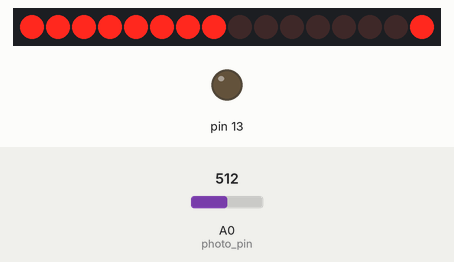
Simulated run of this sketch. Board: Arduino Uno, built with avr-gcc and run on an emulated ATmega328P. On the bench: 16 shift-register outputs drawn as a row of LEDs (first output left, lit = HIGH), output pins drawn as LEDs (lit = HIGH). Wiring (inferred from the names in the program): 2 × shift register (74HC595): data pin 11; shift clock pin 12; latch pin 8. Wiring (inferred from the signals the program sends): row of LEDs: on Q0, Q1, Q2, Q3, Q4, Q5, Q6, Q7, Q8, Q9, Q10, Q11, Q12, Q13, Q14, Q15. The test bench sets the inputs (shaded band); at power-on: A0 (photo_pin) = 512. Pins used as bus, display or sensor lines are not drawn.

Above: at 1.2 s.
1.3 s: A0 (photo_pin) set to 641
2.8 s: A0 (photo_pin) set to 669
At 3.5 s:
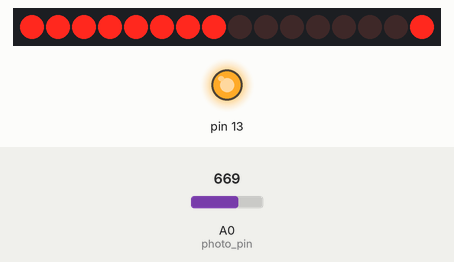
4.3 s: A0 (photo_pin) set to 541
5.8 s: A0 (photo_pin) set to 512
At 7.0 s:
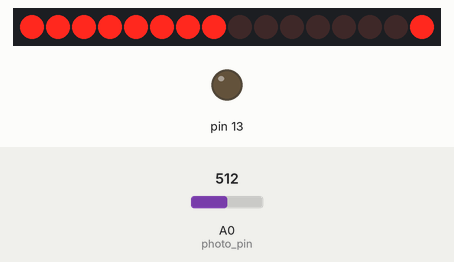
7.3 s: A0 (photo_pin) set to 716
At 8.1 s:
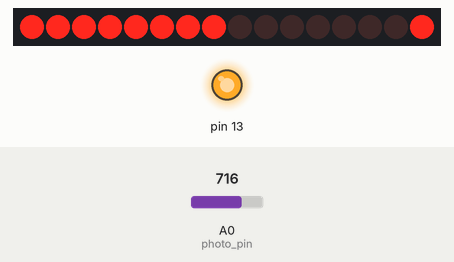
Timing chart, 0 to 9.8 s (numbered marks = the images above; inputs shaded):
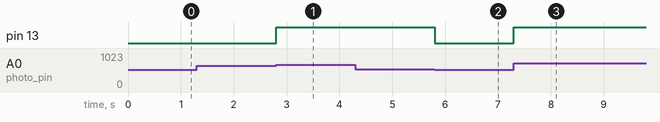

The sketch:

matrix_morse.ino
```cpp
//Пин подключен к ST_CP (12) входу 74HC595
int latchPin = 8;
//Пин подключен к SH_CP (11) входу 74HC595
int clockPin = 12;
//Пин подключен к DS (14) входу 74HC595
int dataPin = 11;

int photo_pin = 0;

int letter_number = 55;
int pin_value = 0;
int last_pin_value = 0;
int change_value = 140;
int bitsToSend = 0;

unsigned long ledTime = 0;
unsigned long darkTime = 0;
unsigned long timeDiff = 0;

const int dot = 500;
const int approx = 100;
int dash = dot*3;
int symbolInterval = dot;
int letterInterval = 3*dot;
int wordInterval = 7*dot;

int letter = 0;
int dot_symbol = 1;
int dash_symbol = 2;

static byte letters[][8] = {
  { B01110, B10001, B10001, B11111, B10001, B10001, B10001, B00000 }, //A
  { B11110, B10000, B10000, B11110, B10001, B10001, B11110, B00000 }, //Б
  { B11110, B10001, B10001, B11110, B10001, B10001, B11110, B00000 }, //B
  { B11111, B10001, B10000, B10000, B10000, B10000, B10000, B00000 }, //Г
  { B01110, B01010, B01010, B01010, B01010, B11111, B10001, B00000 }, //Д
  { B11111, B10000, B10000, B11110, B10000, B10000, B11111, B00000 }, //E
  { B10101, B10101, B10101, B01110, B10101, B10101, B10101, B00000 }, //Ж
  { B01110, B10001, B00001, B01110, B00001, B10001, B01110, B00000 }, //З
  { B10001, B10001, B10011, B10101, B11001, B10001, B10001, B00000 }, //И
  { B10101, B10101, B10011, B10101, B11001, B10001, B10001, B00000 }, //Й
  { B10001, B10010, B10100, B11000, B10100, B10010, B10001, B00000 }, //K
  { B00111, B01001, B01001, B01001, B01001, B01001, B10001, B00000 }, //Л
  { B10001, B11011, B10101, B10101, B10001, B10001, B10001, B00000 }, //M
  { B10001, B10001, B10001, B11111, B10001, B10001, B10001, B00000 }, //H
  { B01110, B10001, B10001, B10001, B10001, B10001, B01110, B00000 }, //O
  { B11111, B10001, B10001, B10001, B10001, B10001, B10001, B00000 }, //П
  { B11110, B10001, B10001, B11110, B10000, B10000, B10000, B00000 }, //P
  { B01110, B10001, B10000, B10000, B10000, B10000, B10001, B01110 }, //C
  { B11111, B00100, B00100, B00100, B00100, B00100, B00100, B00000 }, //T
  { B10001, B10001, B10001, B01111, B00001, B10001, B01110, B00000 }, //У
  { B01110, B10101, B10101, B10101, B01110, B00100, B00100, B00000 },//Ф
  { B10001, B10001, B01010, B00100, B01010, B10001, B10001, B00000 }, //X
  { B10001, B10001, B10001, B10001, B10001, B10001, B11111, B00001 },//Ц
  { B10001, B10001, B10001, B01111, B00001, B00001, B00001, B00000 },//Ч
  { B10101, B10101, B10101, B10101, B10101, B10101, B11111, B00000 },//Ш
  { B10101, B10101, B10101, B10101, B10101, B10101, B11111, B00001 },//Щ
  { B10001, B10001, B10001, B11101, B10101, B10101, B11101, B00000 },//Ы
  { B10000, B10000, B10000, B11110, B10001, B10001, B11110, B00000 },//Ь
  { B11110, B00001, B00001, B01111, B00001, B00001, B11110, B00000 },//Э
  { B10111, B10101, B10101, B11101, B10101, B10101, B10111, B00000 },//Ю
  { B01111, B10001, B10001, B01111, B00101, B01001, B10001, B00000 },//Я
  //
  { B01110, B10001, B10011, B10101, B11001, B10001, B01110, B00000 },  //"0",
  { B00001, B00011, B00101, B00001, B00001, B00001, B11111, B00000 },  //"1",
  { B01110, B10001, B00001, B00010, B00100, B01000, B11111, B00000 },  //"2",
  { B11111, B00010, B00100, B00010, B00001, B10001, B01110, B00000 },  //"3",
  { B00010, B00110, B01010, B10010, B11111, B00010, B00010, B00000 },  //"4",
  { B11111, B10000, B11110, B00001, B00001, B10001, B01110, B00000 },  //"5",
  { B00110, B01000, B10000, B11110, B10001, B10001, B01110, B00000 },  //"6",
  { B11111, B00001, B00010, B00100, B01000, B01000, B01000, B00000 },  //"7",
  { B01110, B10001, B10001, B01110, B10001, B10001, B01110, B00000 },  //"8",
  { B01110, B10001, B10001, B01110, B00001, B00010, B01100, B00000 }, //"9",

  { B00000, B00000, B00000, B00000, B00000, B00110, B00110, B00000 },//".",
  { B00000, B00000, B00000, B00000, B00000, B00110, B00010, B00100 },//",",
  { B00000, B00000, B00110, B00110, B00000, B00110, B00110, B00000 },//":",
  { B00000, B00000, B00110, B00110, B00000, B00110, B00010, B00100 },//";"
  { B00010, B00010, B00010, B00010, B00010, B00000, B00010, B00000 },//"!",
  { B01110, B10001, B00001, B00010, B00100, B00000, B00100, B00000 },//"?",
  { B00000, B00000, B11111, B00000, B11111, B00000, B00000, B00000 },//"=",
  { B01010, B01010, B01010, B00000, B00000, B00000, B00000, B00000 },//"""",
  { B00000, B00100, B10101, B01110, B10101, B00100, B00000, B00000 },//"*",
  { B00000, B00001, B00010, B00100, B01000, B10000, B00000, B00000 },//"()",
  //
  { B01010, B01010, B11111, B01010, B11111, B01010, B01010, B00000 },//"/",
  { B00000, B00000, B00000, B11111, B00000, B00000, B00000, B00000 },//"-",
  { B00000, B00000, B00000, B00000, B00000, B10001, B11111, B00000 },//"_",
  { B01110, B10001, B10111, B10101, B10111, B10000, B01111, B00000 },//"@",

  { B00000, B00100, B01000, B11111, B01000, B00100, B00000, B00000 },//"ERROR" };
  { B00000, B00000, B00000, B00000, B00000, B00000, B00000, B00000 } //clear
};
//Morse code table: 1 - "dot", 2 - "dash", 0 - "error"
const int morseCodeInt[] = {
  12,       2111,     122,    221,     211,        1,     1112,     2211,     11,   1222,
  212,      1211,      22,     21,     222,     1221,      121,      111,      2,    112,
  1121,     1111,    2121,   2221,    2222,     2212,     2122,     2112,  11211,   1122,
  1212,
  22222,   12222,   11222,  11122,   11112,    11111,    21111,    22111,  22211,   22221,
  111111, 121212,  222111, 212121,   221122,   112211,   21112,   121121, 122221,  212212,
  21121,  211112,  112212, 122121, 11111111
};

void setup() {

  pinMode(latchPin, OUTPUT);
  pinMode(dataPin, OUTPUT);
  pinMode(clockPin, OUTPUT);

  pinMode(photo_pin, INPUT);
  pinMode(13, OUTPUT);
  Serial.begin(9600);

  pin_value = analogRead(photo_pin);
  if (pin_value > change_value) {
    last_pin_value = pin_value;
  } else {
    last_pin_value = pin_value;
  }
}

void toLed(int letter_number) {
  for (int whichPin = 0; whichPin < 8; whichPin++) {
    bitsToSend = 0;
    bitWrite(bitsToSend, whichPin, HIGH);
    digitalWrite(latchPin, LOW);
    shiftOut(dataPin, clockPin, MSBFIRST, bitsToSend);
    bitsToSend = 0xFF^letters[letter_number][whichPin];
    shiftOut(dataPin, clockPin, MSBFIRST, bitsToSend);
    digitalWrite(latchPin, HIGH);
  }
}

void cleareLed() {
  for (int whichPin = 0; whichPin < 8; whichPin++) {
    bitsToSend = 0;
    bitWrite(bitsToSend, whichPin, HIGH);
    digitalWrite(latchPin, LOW);
    shiftOut(dataPin, clockPin, MSBFIRST, bitsToSend);
    bitsToSend = 1;
    shiftOut(dataPin, clockPin, MSBFIRST, bitsToSend);
    digitalWrite(latchPin, HIGH);
  }
}

int time_counter(bool pin_HIGH) {
  if (pin_HIGH) {
    ledTime = millis();
    return ledTime - darkTime;
  } else {
    darkTime = millis();
    return darkTime - ledTime;
  }
}

int get_number_letter(int letter) {
  for (int i = 0; morseCodeInt[i] != '\0'; i++) {
    if (morseCodeInt[i] == letter) {
      return i;
    }
  }
  return 55;
}

void signal_processing(int last_pin_value) {
  if (last_pin_value > change_value) {
    //процедура обработки включенного состояния
    timeDiff = time_counter(true);
    if (letter != 1111111 && timeDiff < dot + approx && timeDiff > dot - approx) {
      letter = letter*10 + dot_symbol;
    } else if (letter != 1111111 && timeDiff < dash + approx && timeDiff > dash - approx) {
      letter = letter*10 + dash_symbol;
    } else {
      letter = 1111111;
    }
  } else {
    //процедура обработки выключенного состояния
    timeDiff = time_counter(false);
    if (timeDiff < letterInterval + approx && timeDiff > letterInterval - approx) {
      letter_number = get_number_letter(letter);
      letter = 0;
    } else if (timeDiff < wordInterval + approx && timeDiff > wordInterval - approx) {
      letter_number = get_number_letter(letter);
      letter = 0;
    } else if (timeDiff < symbolInterval - approx ||
              (timeDiff > symbolInterval + approx && timeDiff < letterInterval - approx) ||
              (timeDiff > letterInterval + approx && timeDiff < wordInterval - approx) ||
              timeDiff > wordInterval + approx) {
      letter_number = 55;
      letter = 0;
    }
  }
}


void loop() {
  pin_value = analogRead(photo_pin);

  if (pin_value > (change_value + last_pin_value)) {
    digitalWrite(13,HIGH);
    signal_processing(last_pin_value);
    last_pin_value = pin_value;
  }
  else if (last_pin_value > (change_value + pin_value)) {
    digitalWrite(13,LOW);
    signal_processing(last_pin_value);
    last_pin_value = pin_value;
  }

  toLed(letter_number);
}
/*

void loop() {
  toLed(8);
  delay(2);
  //cleareLed();

}
*/
```

Measured:
- the behaviour switches between 652 and 653 on A0 (photo_pin) (found by bisection; images 0 and 1)
- the behaviour switches between 529 and 528 on A0 (photo_pin) (found by bisection; images 1 and 2)
- after the input at 1.3 s, every drawn part: stays the same
- after the input at 2.8 s, pin 13: LOW → HIGH at once
- after the input at 4.3 s, every drawn part: stays the same
- after the input at 5.8 s, pin 13: HIGH → LOW at once
- after the input at 7.3 s, pin 13: LOW → HIGH at once
